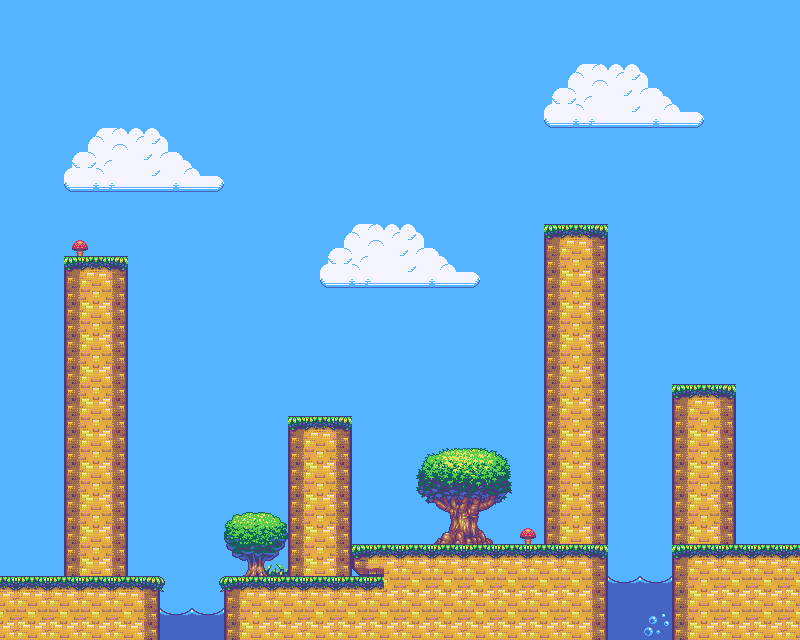

A 2D game scene composited from a Tiled map and its tileset images. What follows is a short description and the map's XML, with each tile layer's data collapsed to a summary:
An orthogonal 25x20 tile map with 32x32 px tiles, 2 tile layers (background, platform) and 5 objects (2x die, win, playerStart).

<map version="1.4" tiledversion="1.4.3" orientation="orthogonal" renderorder="right-down" width="25" height="20" tilewidth="32" tileheight="32" infinite="0" nextlayerid="4" nextobjectid="13">
 <editorsettings>
  <export target="level1.json" format="json" />
 </editorsettings>
 <tileset firstgid="1" source="generic_platformer_tiles.tsx" />
 <layer id="1" name="background" width="25" height="20">
  <data>[500 cells, 494 non-empty, 51 distinct tile ids]</data>
 </layer>
 <layer id="2" name="platform" width="25" height="20">
  <data>[500 cells, 46 non-empty, 14 distinct tile ids]</data>
 </layer>
 <objectgroup id="3" name="GameObjects">
  <object id="2" name="win" x="738" y="480" width="64" height="62" />
  <object id="3" x="304" y="742" width="1" height="1" />
  <object id="6" name="playerStart" x="5.44548" y="522.767" width="25.6716" height="51.3431" />
  <object id="10" type="die" x="147.806" y="580.333" width="91.0174" height="32.6729" />
  <object id="12" type="die" x="608.338" y="577.221" width="63.012" height="28.0053" />
 </objectgroup>
</map>